Frame 1 (no input): blank canvas, image omitted
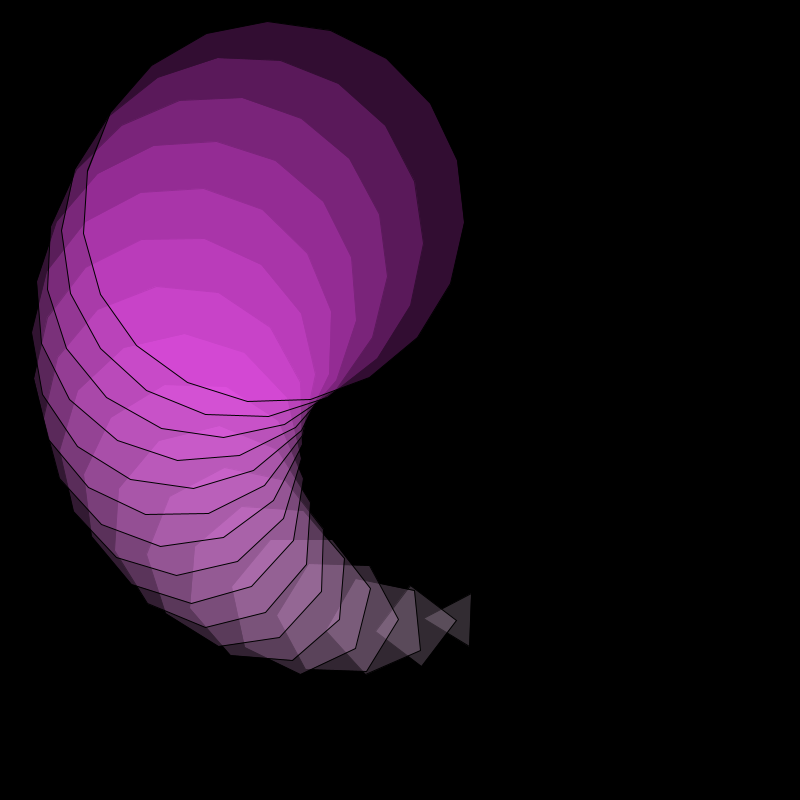
Frame 60 (the mouse pressed at the canvas centre just before this capture)
Frame 120 (the mouse held since frame 60 and released just before this capture): identical to frame 60, image omitted

The Processing sketch that drew this single still picture (run headless with seeded random() and noise(); from frame 60 on, the mouse is pressed at the canvas centre):

// Processing sketch: processing_25253
// ── processing_25253.pde

PVector vertices[][];
int pts,k=1;
float angle = 0;
float radius = 1;
void setup()
{
size(800,800);
background(0);

}

void draw()
{
  
  if(pts < 20)
 { float m = map(k, 1,1000,0,255);
  fill(255,255-k,k+255,50);
translate(width/2, height/2);
rotate(radians (k));
translate(width/5, height/5);
rotate(radians (k));
vertices = new PVector[2][pts];// intialization


    
     for(int i=0;i<2;i++)  
     {
    for(int j = 0; j <pts; j++)
    {
    vertices[i][j] = new PVector();
    
     vertices[i][j].x = cos(radians(angle)) * radius*k;
          vertices[i][j].y = sin(radians(angle)) * radius*k;
          angle += 360.0/pts;

    }
    }
  
beginShape();
         
     for(int i=0;i<2;i++)
     { 
    for(int j=0;j<pts;j++)
    
    {
      vertex( vertices[i][j].x ,vertices[i][j].y );
   
       }
     }
endShape();
k=k+10;
pts=pts+1;
delay(500);
 }

}
